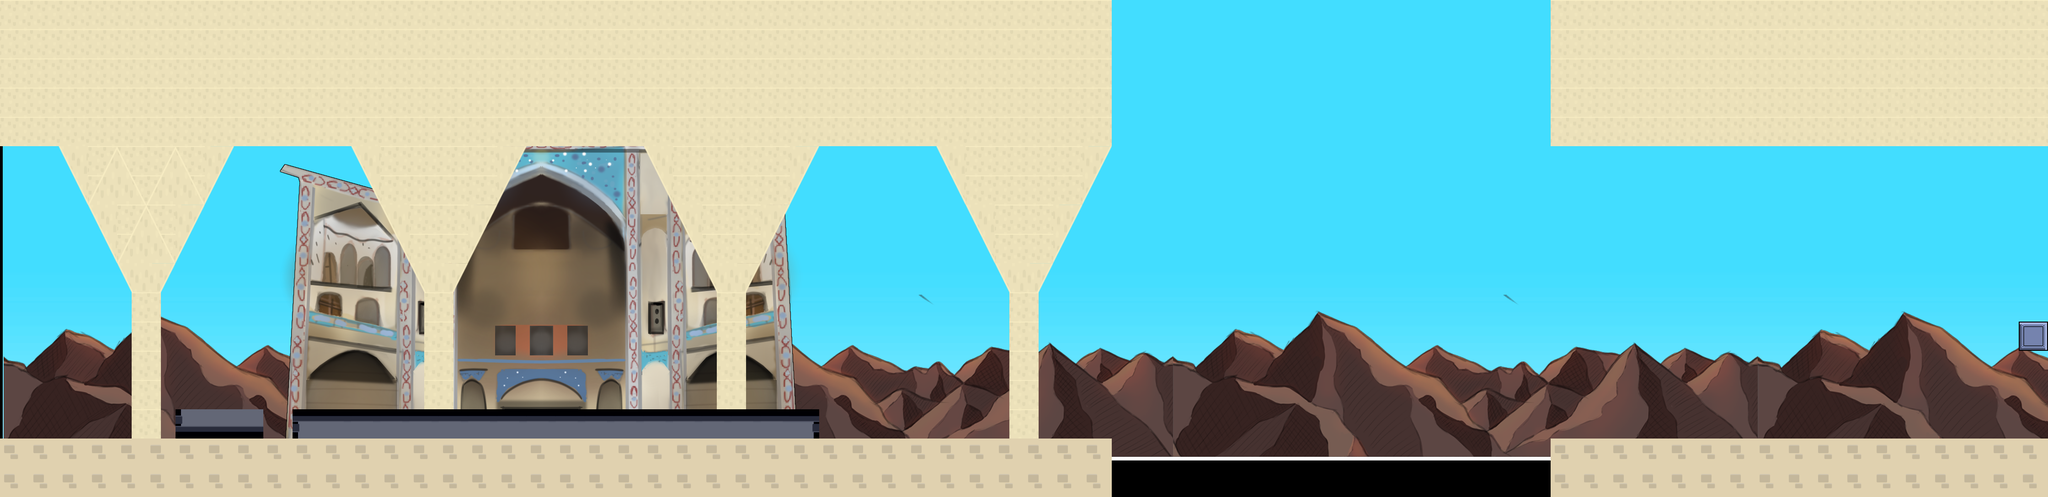

A 2D game scene composited from a Tiled map and its tileset images. What follows is a short description and the map's XML, with each tile layer's data collapsed to a summary:
An orthogonal 70x17 tile map with 64x64 px tiles, 3 tile layers (back, main, front), 3 image layers and 9 objects (8x Enemy, Player).

<map version="1.2" tiledversion="1.3.1" orientation="orthogonal" renderorder="right-down" compressionlevel="0" width="70" height="17" tilewidth="64" tileheight="64" infinite="0" nextlayerid="8" nextobjectid="14">
 <tileset firstgid="1" name="tileset" tilewidth="64" tileheight="64" tilecount="160" columns="10">
  <image source="../img/tilesets/tileset.png" width="640" height="1024" />
 </tileset>
 <imagelayer id="7" name="Afbeelding Laag 3" offsetx="6.78788" offsety="-3.27273">
  <image source="../img/backgrounds/middle bg.png" width="4500" height="1000" />
 </imagelayer>
 <imagelayer id="3" name="Afbeelding Laag 1" offsetx="8" offsety="8">
  <image source="../img/backgrounds/middle east mountains.png" width="4500" height="1000" />
 </imagelayer>
 <imagelayer id="4" name="Afbeelding Laag 2" offsetx="4" offsety="10">
  <image source="../img/backgrounds/middle east.png" width="2560" height="898" />
 </imagelayer>
 <layer id="5" name="back" width="70" height="17">
  <data>[1190 cells, 142 non-empty, 10 distinct tile ids]</data>
 </layer>
 <layer id="1" name="main" width="70" height="17">
  <data>[1190 cells, 481 non-empty, 10 distinct tile ids]</data>
 </layer>
 <layer id="6" name="front" width="70" height="17">
  <data>[1190 cells, 0 non-empty, 0 distinct tile ids]</data>
 </layer>
 <objectgroup id="2" name="Objectlaag 1">
  <object id="1" name="Guard" type="Enemy" x="725.408" y="782.432" width="64" height="64" />
  <object id="2" name="Player" x="81.1653" y="760.614" width="64" height="64" />
  <object id="3" name="Guard" type="Enemy" x="1415.65" y="829.644" width="64" height="64" />
  <object id="4" name="Guard" type="Enemy" x="2055.89" y="836.857" width="64" height="64" />
  <object id="5" name="Guard" type="Enemy" x="2995.28" y="864.129" width="64" height="64" />
  <object id="6" name="Guard" type="Enemy" x="3553.89" y="557.099" width="64" height="64" />
  <object id="9" name="Guard" type="Enemy" x="3873.89" y="155.099" width="64" height="64" />
  <object id="10" name="Guard" type="Enemy" x="3789.89" y="481.099" width="64" height="64" />
  <object id="12" name="Guard" type="Enemy" x="4403.89" y="629.099" width="64" height="64" />
 </objectgroup>
</map>